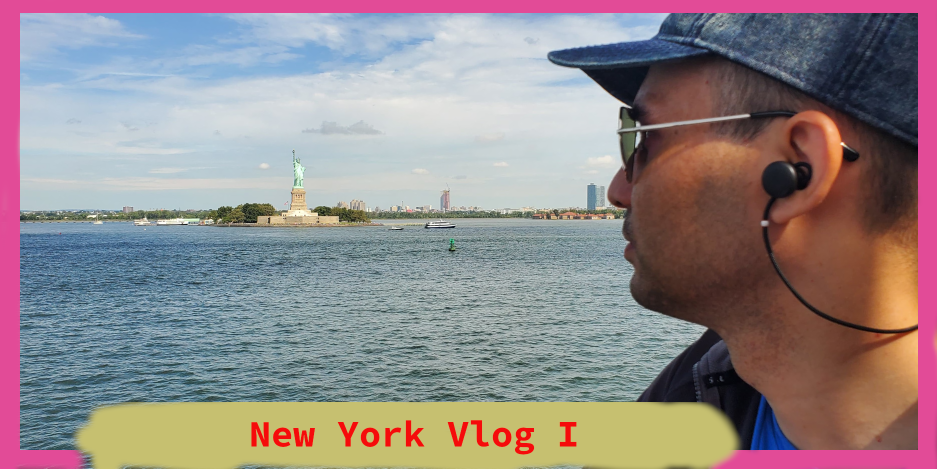
#> input picture Image_Manipulation/picture.png, 1873 x 937 px, given in place of the camera (shown at 1/2 size)
$ python main.py
#> lines starting #> are read from the running program, lines starting #| are printed output that depends on the picture; after the words box and inside, x2 and y2 are one past the last pixel; in counts of white or black regions, pixels touching at a corner belong together
import cv2
import numpy as np

frameWidth = 640
frameHeight = 480

cap = cv2.VideoCapture(0)

cap.set(3, frameWidth)
cap.set(4, frameHeight)
# brightness
cap.set(10, 150)

mycolors = [
    [5, 107, 0, 19, 255, 255],          # orange
    [133, 56, 0, 159, 156, 255],        # purple
    [57, 76, 0, 100, 255, 255]          # green
]

def findcolor(img, mycolor):
    imgHSV = cv2.cvtColor(img, cv2.COLOR_BGR2HSV)
    for color in mycolor:
        lower = np.array( color[0:3] )
        upper = np.array(  color[3:6]  )
        mask = cv2.inRange(imgHSV, lower, upper)
        getContours(mask)
        # cv2.imshow(str(color[0]), mask)

def getContours(img):
    contours, hierarchy = cv2.findContours(img, cv2.RETR_EXTERNAL, cv2.CHAIN_APPROX_NONE)
    for cnt in contours:
        area = cv2.contourArea(cnt)
        if area > 500:
            print(">>>>>> 500")
            cv2.drawContours(imgResult, cnt, -1, (255, 0, 0), 3)
            peri = cv2.arcLength(cnt, True)
            approx = cv2.approxPolyDP(cnt, 0.02*peri, True)
            x,y,w,h = cv2.boundingRect(approx)


while True:
    success, img = cap.read()
#> img is the input picture: shape (937, 1873, 3); mean B, G, R 137.9, 136.2, 147.5
    imgResult = img.copy()
    # cv2.imshow("Result", img)
    findcolor(img, mycolors)
#> in findcolor, `imgHSV = cv2.cvtColor(img, cv2.COLOR_BGR2HSV)`: imgHSV: shape (937, 1873, 3); mean H, S, V 79.2, 81.6, 165.2
#> the loop in findcolor, `for color in mycolor:` made 3 passes
#> pass 1, in findcolor, `mask = cv2.inRange(imgHSV, lower, upper)`:
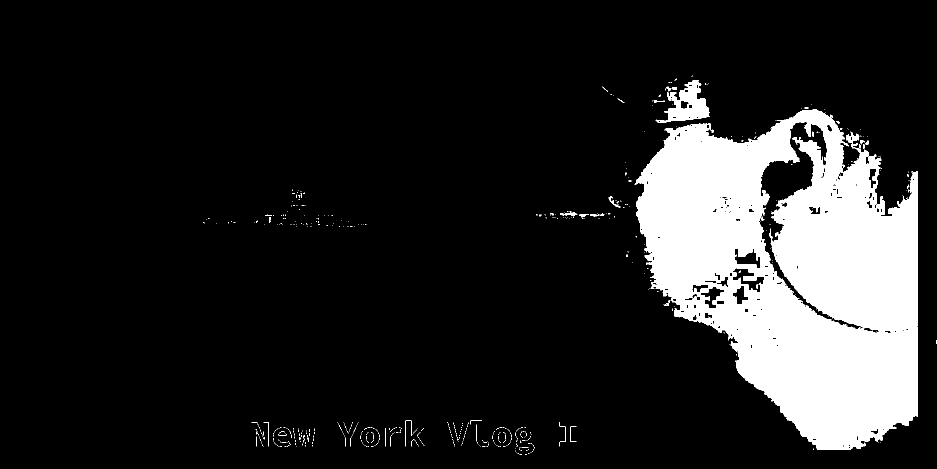
#> mask: shape (937, 1873) (shown at 1/2 size); 14.3% white; 629 white regions (599 under 20 px), largest, box (x1, y1, x2, y2) and area: (1269, 218, 1836, 900) 243310, (1311, 161, 1420, 246) 3925, (1120, 425, 1155, 431) 121
#> pass 2, in findcolor, `mask = cv2.inRange(imgHSV, lower, upper)`:
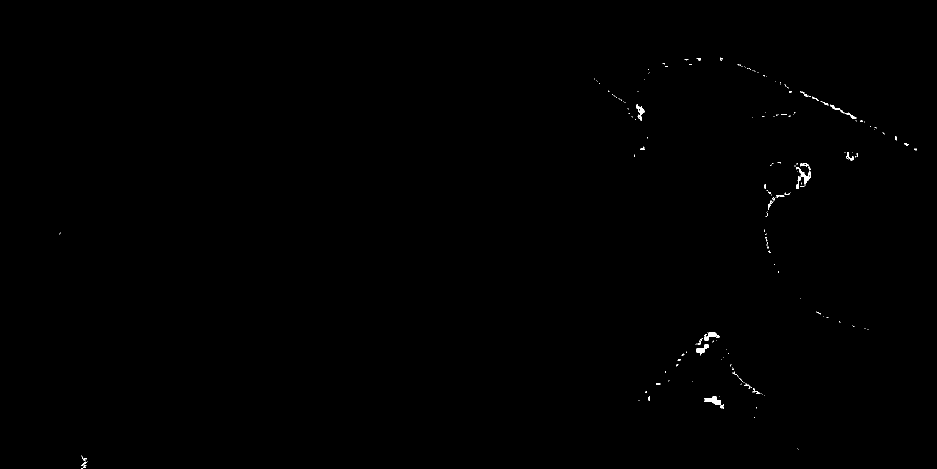
#> mask: shape (937, 1873) (shown at 1/2 size); 0.17% white; 199 white regions (168 under 20 px), largest, box (x1, y1, x2, y2) and area: (1409, 793, 1448, 817) 336, (1592, 334, 1621, 369) 248, (1393, 689, 1417, 711) 204
#> pass 3, in findcolor, `mask = cv2.inRange(imgHSV, lower, upper)`:
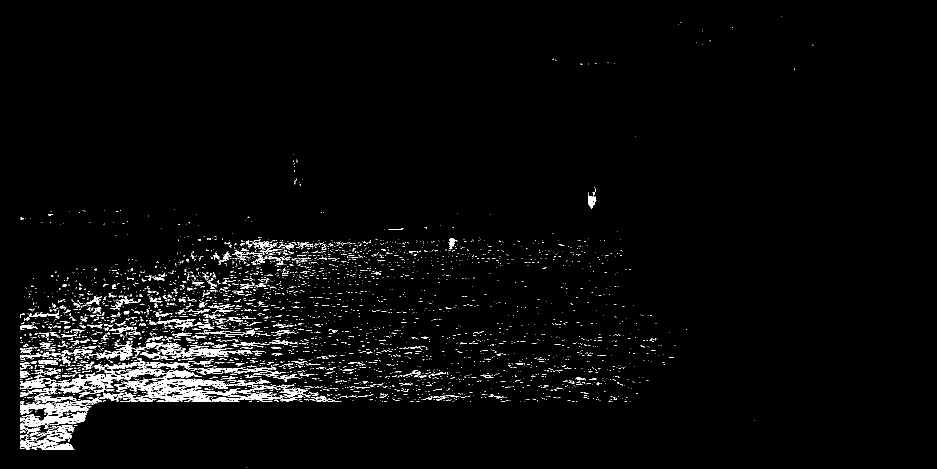
#> mask: shape (937, 1873) (shown at 1/2 size); 3% white; 4441 white regions (4115 under 20 px), largest, box (x1, y1, x2, y2) and area: (89, 737, 404, 787) 3456, (233, 757, 452, 788) 2099, (40, 850, 150, 900) 2063
    cv2.imshow("Result", imgResult)
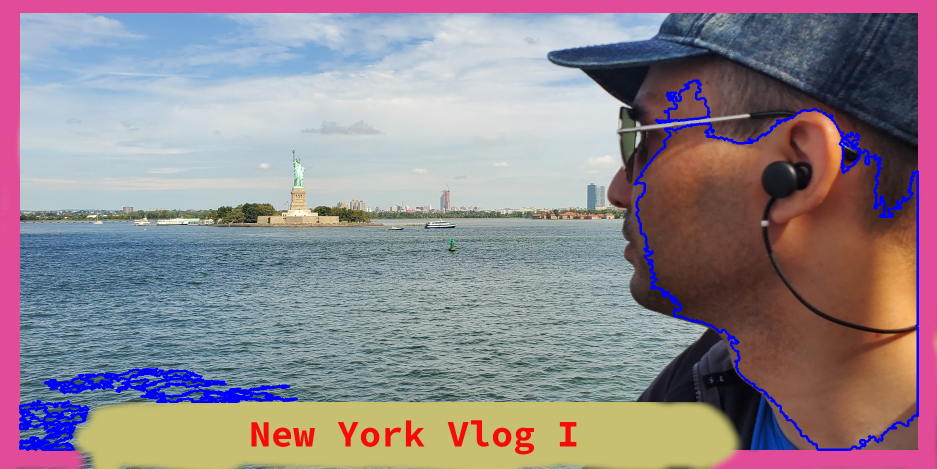
#> window 'Result': shape (937, 1873, 3) (shown at 1/2 size); mean B, G, R 141.4, 134, 145.2
    if cv2.waitKey(1) & 0xFF == ord('q'):
#> (key q is pressed here)
        break
